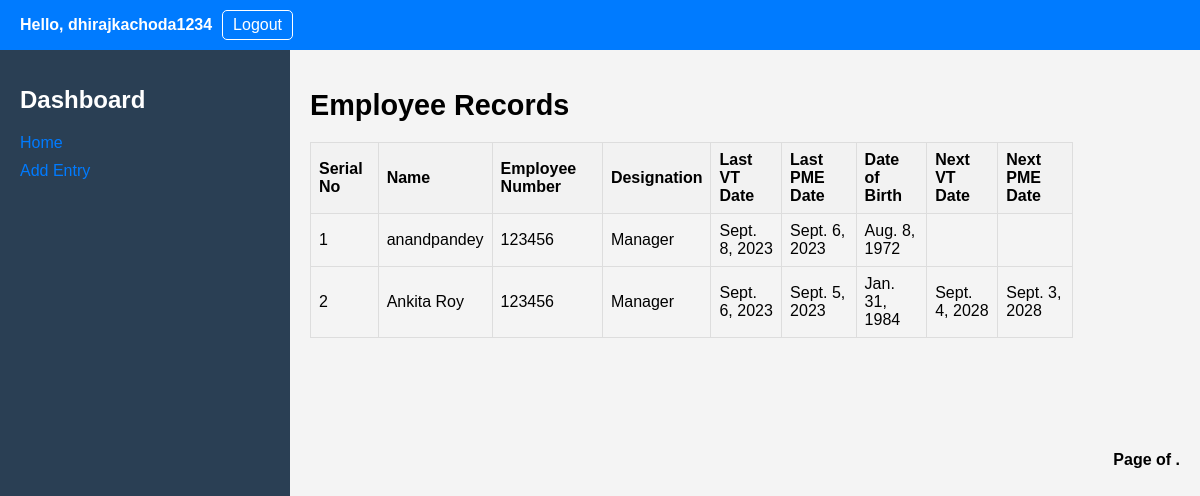
/dashboard/ (signed in), run on the app's committed database.
### EmployeeApp/models.py (models this page shows)
class Entry(models.Model):
    user = models.ForeignKey(User, on_delete=models.CASCADE)
    name = models.CharField(max_length=100)
    employee_number = models.CharField(max_length=10)
    designation = models.CharField(max_length=50)
    last_vt_date = models.DateField(verbose_name='Last VT Date')
    last_pme_date = models.DateField()
    date_of_birth = models.DateField()
    next_vt_date = models.DateField(null=True, blank=True)
    next_pme_date = models.DateField(null=True, blank=True)
    timestamp = models.DateTimeField(default=timezone.now)  # Set default value here

### EmployeeApp/views.py (the view)
# urls.py: path('dashboard/', views.dashboard, name='dashboard'),
@login_required
def dashboard(request):
    user = request.user
    records = Entry.objects.filter(user=user)  # Only get records associated with the logged-in user
    paginator = Paginator(records, 10)  # Display 10 records per page
    page_number = request.GET.get('page')
    page_obj = paginator.get_page(page_number)
    return render(request, 'EmployeeApp/dashboard.html', {'user': user, 'records': page_obj})

### EmployeeApp/templates/EmployeeApp/dashboard.html (shortened to what this page needs)
<!DOCTYPE html>
<html>
<head>
    <link rel="stylesheet" href="/static/css/styles.css">
</head>
<body>
    <div class="header">
        <div class="user-info">
            <p>Hello, {{ user.username }}</p>
            <a href="{% url 'logout' %}">Logout</a>
        </div>
    </div>
    <div class="dashboard-container">
        <div class="sidebar">
            <h1>Dashboard</h1>
            <ul>
                <li><a href="{% url 'dashboard' %}">Home</a></li>
                <li><a href="{% url 'add_entry' %}">Add Entry</a></li>
            </ul>
        </div>
        <div class="main-content">
            <h1>Employee Records</h1>
            <table>
                <thead>
                    <tr>
                        <th>Serial No</th>
                        <th>Name</th>
                        <th>Employee Number</th>
                        <th>Designation</th>
                        <th>Last VT Date</th>
                        <th>Last PME Date</th>
                        <th>Date of Birth</th>
                        <th>Next VT Date</th>
                        <th>Next PME Date</th>
                    </tr>
                </thead>
                <tbody>
                    {% for record in records %}
                        <tr>
                            <td>{{ forloop.counter }}</td>
                            <td>{{ record.name }}</td>
                            <td>{{ record.employee_number }}</td>
                            <td>{{ record.designation }}</td>
                            <td>{{ record.last_vt_date }}</td>
                            <td>{{ record.last_pme_date }}</td>
                            <td>{{ record.date_of_birth }}</td>
                            <td>{{ record.next_vt_date|default:'' }}</td>
                            <td>{{ record.next_pme_date|default:'' }}</td>
                        </tr>
                    {% endfor %}
                </tbody>
            </table>
        </div>
         <div class="pagination">
            <span class="step-links">
                <span class="current-page">
                    Page {{ page_obj.number }} of {{ page_obj.paginator.num_pages }}.
                </span>
            </span>
        </div>
    </div>
</body>
</html>

### EmployeeApp/static/css/styles.css (style rules this page uses)
body { font-family: Arial, sans-serif; margin: 0; padding: 0; }
a { text-decoration: none; color: #007bff; }
.header { display: flex; justify-content: space-between; align-items: center; background-color: #007bff; padding: 10px 20px; color: #fff; }
.user-info { display: flex; align-items: center; }
.user-info p { margin: 0; font-weight: bold; margin-right: 10px; }
.user-info a { color: #fff; text-decoration: none; border: 1px solid #fff; padding: 5px 10px; border-radius: 5px; transition: background-color 0.3s, border-color 0.3s; }
.dashboard-container { display: flex; flex-direction: row; min-height: 100vh; }
.sidebar { width: 250px; background-color: #2a3f54; color: #fff; padding: 20px; }
.sidebar h1 { font-size: 1.5rem; margin-bottom: 20px; }
.sidebar ul { list-style: none; padding: 0; }
.sidebar li { margin-bottom: 10px; }
.main-content { flex: 1; padding: 20px; background-color: #f4f4f4; }
.main-content h1 { font-size: 1.8rem; margin-bottom: 20px; }
table { width: 100%; border-collapse: collapse; margin-bottom: 20px; }
table th, table td { border: 1px solid #ddd; padding: 8px; text-align: left; }
table th { background-color: #f2f2f2; }
.pagination { display: flex; justify-content: space-between; align-items: center; margin-top: 20px; }
.step-links { display: flex; align-items: center; }
.current-page { margin: 0 20px; font-weight: bold; }
body { font-family: Arial, sans-serif; margin: 0; padding: 0; background-color: #f4f4f4; }

### data on the page
Entry: name "anandpandey", employee_number "123456", designation "Manager", last_vt_date "Sept. 8, 2023", last_pme_date "Sept. 6, 2023", date_of_birth "Aug. 8, 1972"
Entry: name "Ankita Roy", employee_number "123456", designation "Manager", last_vt_date "Sept. 6, 2023", last_pme_date "Sept. 5, 2023", date_of_birth "Jan. 31, 1984", next_vt_date "Sept. 4, 2028", next_pme_date "Sept. 3, 2028"

### other printed values
{{ user.username }} "dhirajkachoda1234"
